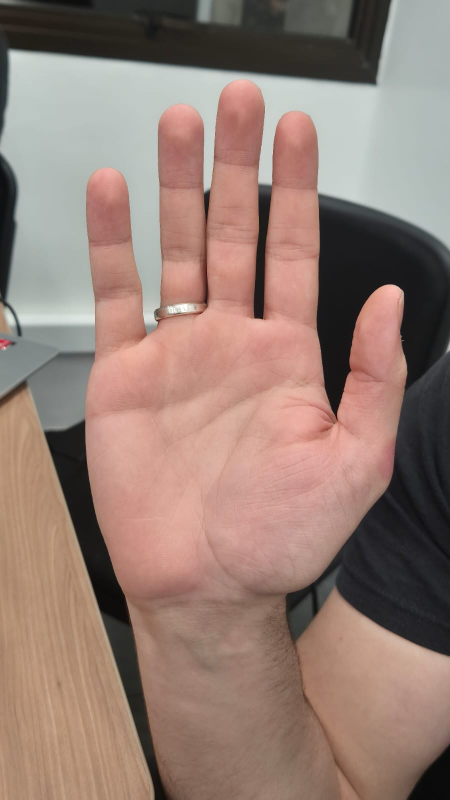
#> input picture hand_furlan_ring.png, 900 x 1600 px (shown at 1/2 size)
$ python 'import matplotlib.py'
#> lines starting #> are read from the running program, lines starting #| are printed output that depends on the picture
#importing required libraries
from skimage.io import imread
from skimage.transform import resize
from skimage.feature import hog
from skimage import exposure
import matplotlib.pyplot as plt

# reading the image
img = imread('hand_furlan_ring.png')
#> img is the input picture: shape (1600, 900, 3); mean R, G, B 149.5, 125.7, 115.9
plt.axis("off")
plt.imshow(img)
print(img.shape)
#| (1600, 900, 3)

# resizing image
resized_img = resize(img, (128*4, 64*4))
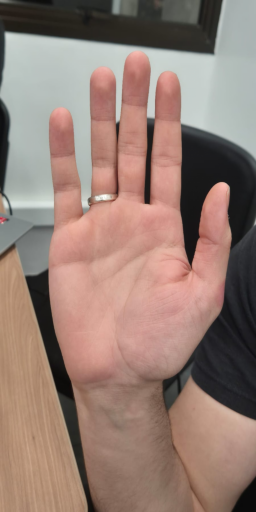
#> resized_img: shape (512, 256, 3) float64; mean R, G, B 0.586, 0.493, 0.454
plt.axis("off")
plt.imshow(resized_img)
print(resized_img.shape)
#| (512, 256, 3)

#creating hog features
fd, hog_image = hog(resized_img, orientations=9, pixels_per_cell=(8, 8),
                	cells_per_block=(2, 2), visualize=True, channel_axis=-1)

plt.axis("off")
plt.imshow(hog_image, cmap="gray")

# save the images
plt.imsave("hog_image_2.jpg", hog_image, cmap="gray")
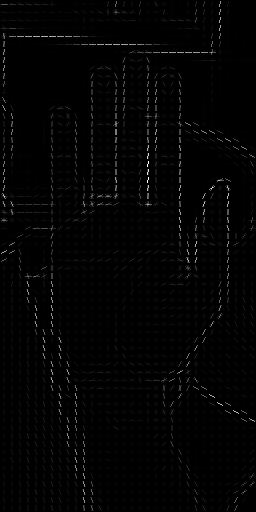
#> saved as hog_image_2.jpg: shape (512, 256, 3); min 0, max 255, mean 4.1
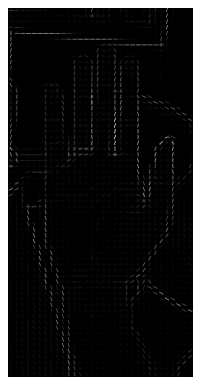
#> figure drawn by matplotlib, 1 panel

$ run again, with hand_3dmodel.png copied over hand_furlan_ring.png
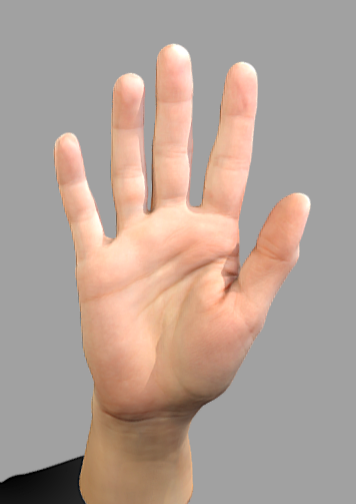
#> input picture hand_3dmodel.png, 356 x 504 px
#> img is the input picture: shape (504, 356, 4); mean R, G, B, A 178.8, 160.6, 150.6, 255
#| (504, 356, 4)
#| (512, 256, 4)
#> `plt.imsave("hog_image_2.jpg", hog_image, cmap="gray")`:
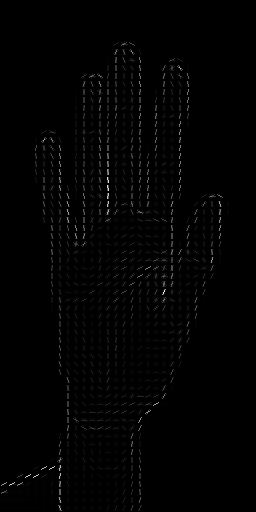
#> saved as hog_image_2.jpg: shape (512, 256, 3); min 0, max 254, mean 3
#> `plt.imsave("hog_image_2.jpg", hog_image, cmap="gray")`:
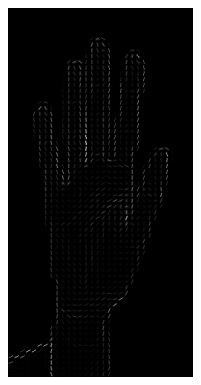
#> figure drawn by matplotlib, 1 panel
